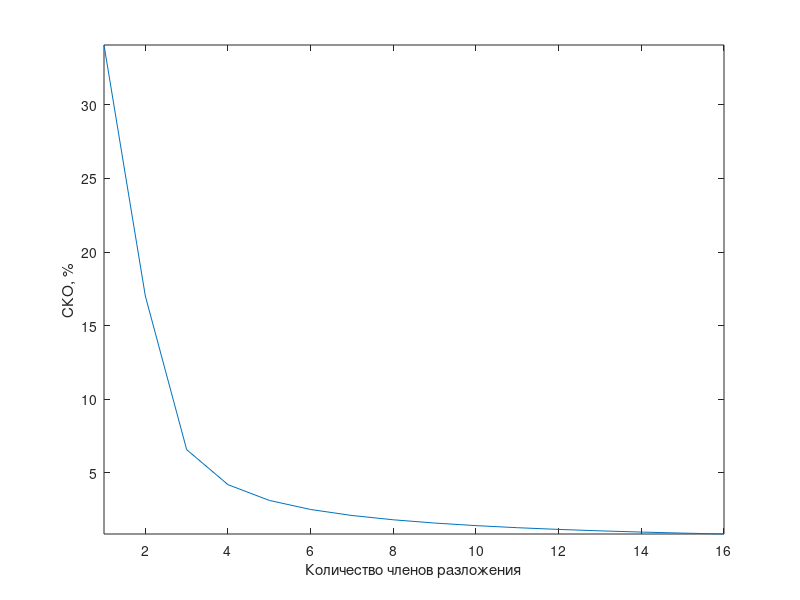

Source code (MATLAB): (Note: this script raises an error after producing the figure.)
%Разложение функции t^p в комплексный ряд Фурье
%в дискретизированном виде на интервале [0,T]

clc;
%T=0.9*pi; 
T=5; 
N=64; %количество значений функции на интервале [0,T]
% M=64; %количество членов ряда Фурье
p=4; %показатель степени функции x^p 
kp=2.4;%количество периодов гармонического сигнала
C0=0;
for i=1:N+1 %генерация модельной функции
   x(i)=(2*T*(((i-1-N/2))/N)); % -T до T
   %x(i)= T*(i-1)/N;%для интервала от 0 до Т 
   f(i)=sin(2*pi*kp*(i-1)/N); % гармоническая функция 
   %f(i)=sin(x(i));
   % f(i)=(x(i)*cos(x(i)));
   % f(i)=abs(x(i));

   % x(i)=T*(((i-1))/N); %для интервала от 0 до Т
   %f(i)= (x(i))^p; %функция t^p  
   % f(i)=x(i)*exp(x(i)); 
   % f(i)=sinh(x(i));
    C0=C0+f(i);
end
C0=C0*(2/N);
max_freq = N/4;%N/4;
for M=1:max_freq

    for k=1:M
       C(k)=0; 
    end   
    for i=1:N+1
        for k=1:M
        C(k)=C(k)+f(i)*exp(-j*2*pi*k*(i-1)/N);    
        end
    end
    for k=1:M
    C(k)=C(k)*(2/N);
    end 
    %Вычисление и отображение спектра амплитуд (начало)
    for k=1:M 
    Cab(k)=abs(C(k));%коэффициенты Cab(k)- комплексные числа вида a+jb, 
    %функция abs вычисляет sqrt(a^2+b^2 )
    end
    k=1:M;
    %figure 
    %plot(k,Cab);
    %stem(Cab(1:M)); %вывод графика  дискретной последовательности данных
    %axis([1 8 -0.2 1.2]);%задание осей: [xmin xmax ymin ymax]
    %title('Амплитуды частотных составляющих спектра');
    %xlabel('Количество периодов')
    %axis tight;
    %Вычисление и отображение спектра амплитуд (конец) 
    for i=1:N+1
        y(i)=0;   
        for k=1:M    
        y(i)=y(i)+C(k)*exp(j*2*pi*k*(i-1)/N);  
        end
        y(i)=C0/2+y(i); 
    end 
    i=1:N+1;
   % figure
    %plot(i,f);
    %axis tight;
    %title('Исходная и восстановленная функция')
    %xlabel('Номер элемента массива')
    %hold on;
    %plot(i,real(y),'r-');
    %axis tight;
    %hold off;
    
    
    
    for i=2:N
      dy(i)=real(y(i))-f(i);%абсолютная погрешность восстановления
    end
    dy_proc=dy/(max(f)-min(f))*100;
    CKO=std(dy);
    CKO_proc=std(dy_proc)%СКО в процентах
    dispers(M) = CKO_proc
%     disp("for freq")
%     disp(M)
end
t = 1:max_freq
% figure
plot(t, dispers)
axis tight;
xlabel('Количество членов разложения')
ylabel("СКО, %")
T = table(t(:), dispers(:));
disp(T)


pause
close all;
clear;